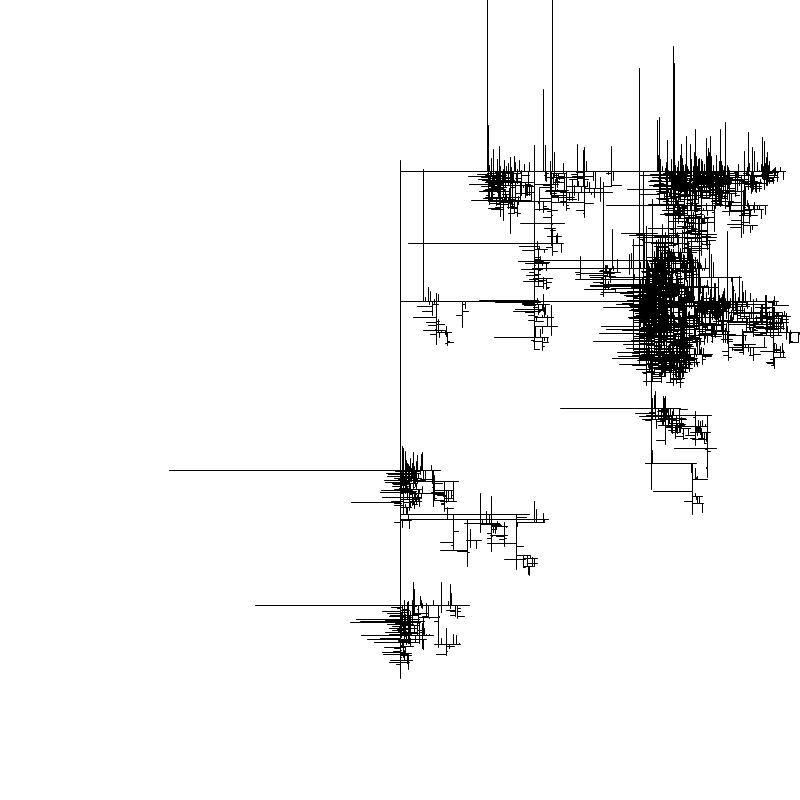
Frame 1 (no input)
Frame 60 (the mouse pressed at the canvas centre just before this capture): identical to frame 1, image omitted
Frame 120 (the mouse held since frame 60 and released just before this capture): identical to frame 1, image omitted

The Processing sketch that drew this single still picture (run headless with seeded random() and noise(); from frame 60 on, the mouse is pressed at the canvas centre):

// Processing sketch: s038_recursive_perp_lines
// ── s038_recursive_perp_lines.pde

void recursiveLine(float x0, float y0, float x1, float y1) {

  // draw the requested line
  line(x0, y0, x1, y1);

  // calculate how long that line is
  float len = dist(x0, y0, x1, y1);
  
  // if the line is long enough, make child lines 
  if (len > 10) {
    // how many child lines to draw
    int children = 3;

    // declare some variables for later
    float newX, newY, offset;
    
    // if we just drew a vertical line, make horizontal child lines
    if (x0 == x1) {
      for (int i=0; i<children; i++) {
        // the new Y is somewhere between the top and the bottom of the line
        newY = random(y0, y1);
        // a random length, up to the same length as the original
        offset = random(-len, len);
        // request a horizontal child line
        recursiveLine(x0, newY, x0 + offset, newY);
      }
    } else {
      // we drew a horizontal line, so make vertical child lines
      for (int i=0; i<children; i++) {
        // the new X is somewhere between the left and right ends of the line
        newX = random(x0, x1);
        // a random length
        offset = random(-len, len);
        // request a vertical child line
        recursiveLine(newX, y0, newX, y0 + offset);
      }
    }
  }
}

void setup() {
  size(800, 800); 
  background(255);
  // start by drawing a vertical line
  recursiveLine(width/2, height*0.2, width/2, height*0.8);
}

void draw() {
}

void keyPressed() {
  if (key == 's') {
    save(System.currentTimeMillis() + ".png");
  }
}
